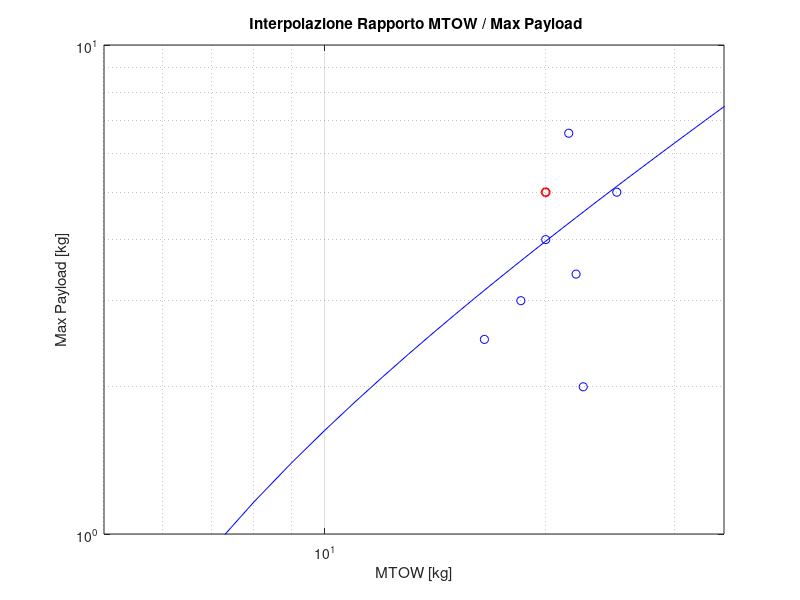

MATLAB code to generate this figure:
%% Interpolazione MTOW/M payload
x=[0:1000];
y=.234*x;
Borey20=[20 4];
Scaneagle=[22 3.4];
SurveyCop=[22.5 2];
Boreal=[25 5];
Penguin_BE=[21.5 6.6];
%PD1=[40 10];
%Sitaria_e=[39 10];
%Sierra=[218 50];
%Viking=[236 46];
IonTiger=[16.5 2.5]; 
%Tigershark = [234 40];
%Arcturus = [95.25 27];
Dt26=[18.5 3];
MTOW=[20 22 22.5 25 21.5  16.5 18.5 ];
MPAY=[4 3.4 2 5 6.6  2.5 3 ];
plot(MTOW,MPAY, 'bo')
hold on
loglog(x,y-0.71,'b-')
loglog(20,5,'ro','LineWidth',1.3)
xlim([5 35])
ylim([1 10])
grid on
xlabel('MTOW [kg]')
ylabel('Max Payload [kg]')
title(' Interpolazione Rapporto MTOW / Max Payload')
%% altro